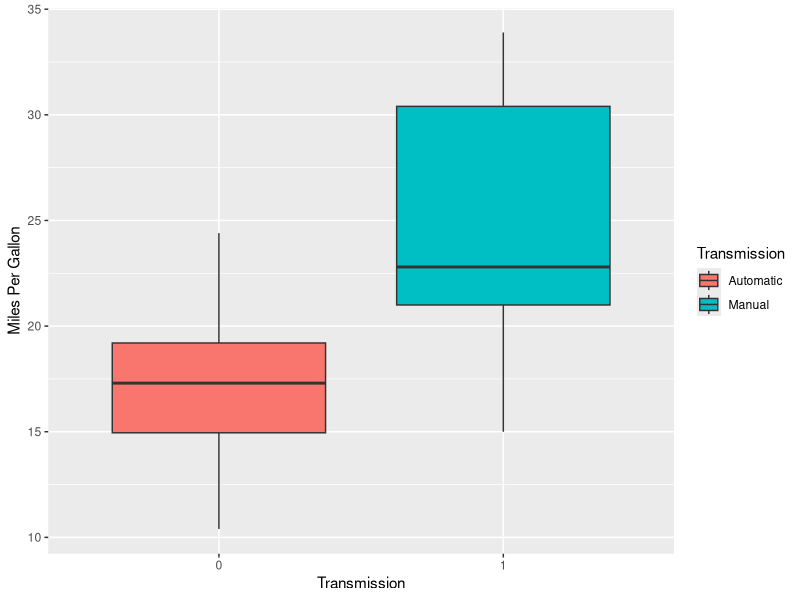
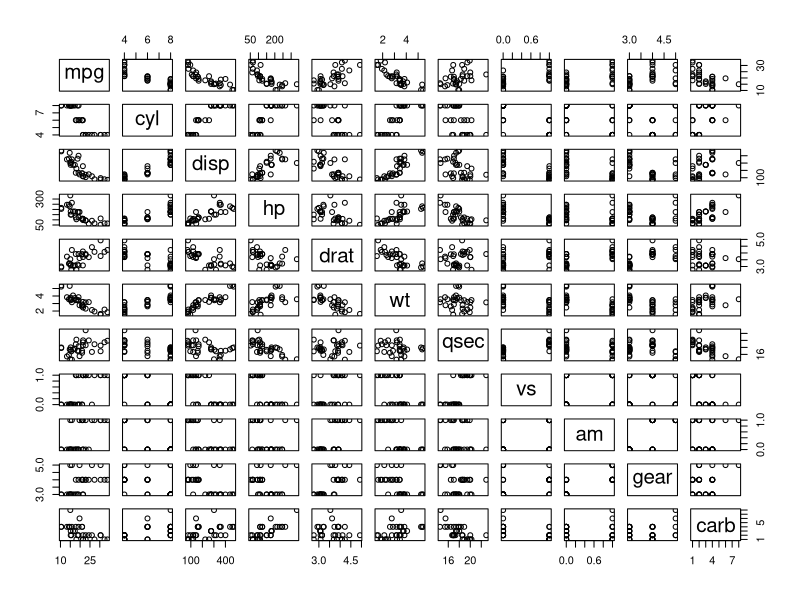
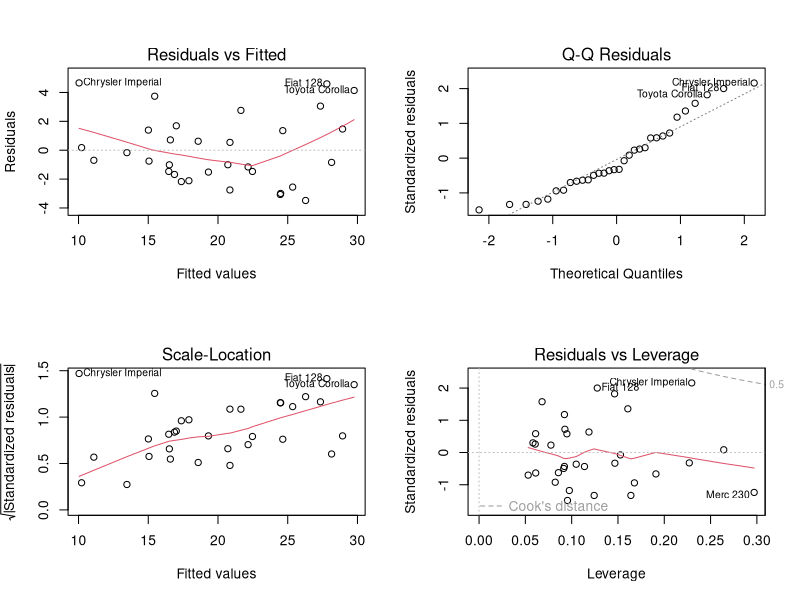

R code for these plots, in order:
## ---- chunk 1
knitr::opts_chunk$set(echo = TRUE)
## ---- chunk 2
data(mtcars)
## ---- chunk 3
cor(mtcars$mpg,mtcars[,-1])
#mtcars$am <- as.factor(mtcars$am)
#levels(mtcars$am) <-c("Automatic", "Manual")
## ---- chunk 4
t.test(mtcars$mpg~mtcars$am, conf.level=0.95)$p.value
## ---- chunk 5
linear_model <- lm(data = mtcars, mpg ~ .)
summary(linear_model)

step_model = step(linear_model,trace=0,steps=10000)
summary(step_model)
## ---- chunk 6
library(ggplot2)

ggplot(mtcars, aes(factor(am), mpg, fill = factor(am))) + geom_boxplot()+xlab("Transmission") + ylab("Miles Per Gallon") + scale_fill_discrete(name = "Transmission", labels = c("Automatic", "Manual"))
## ---- chunk 7
pairs(mpg ~ ., data = mtcars)
## ---- chunk 8
par(mfrow = c(2,2))
plot(step_model)
